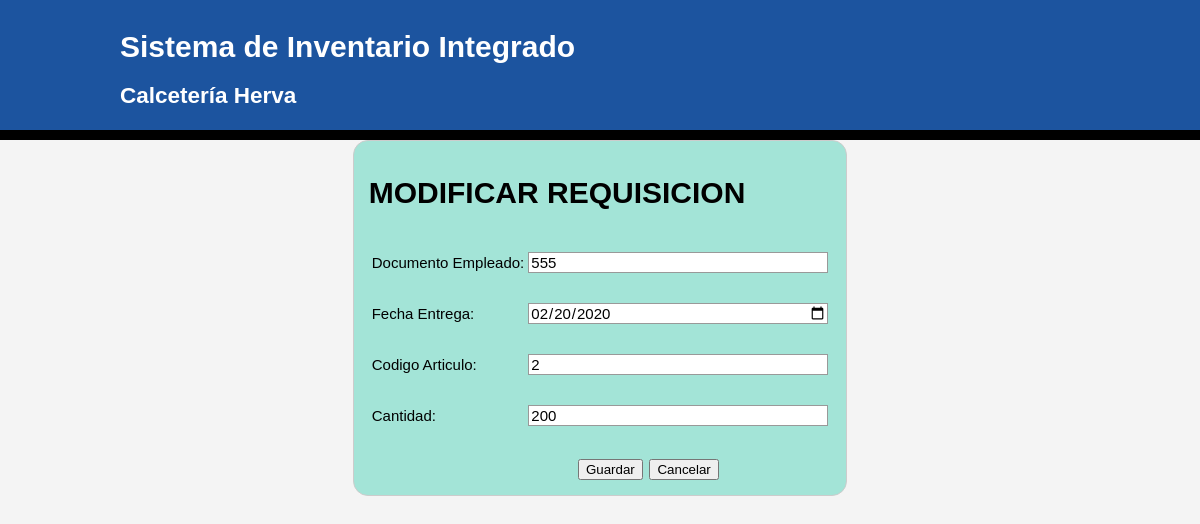
Page /santiago_cangrejo_inventarios_herba_php/herba/vista/modificar_requisicion.php?id=2 (signed in) on the committed database.
### tables this page shows
CREATE TABLE `requisiciondemercancia` (
  `id` int(50) NOT NULL,
  `fecha` date NOT NULL,
  `cantidad` int(11) NOT NULL,
  `fecha_entrega` date NOT NULL,
  `idEmpleado` int(50) DEFAULT NULL,
  `idArticulo` int(50) DEFAULT NULL
);

### santiago_cangrejo_inventarios_herba_php/herba/vista/modificar_requisicion.php (the view, shortened to what this page needs)
<!DOCTYPE html>
<html>
    <head>
    <link rel="stylesheet" type="text/css" href="CSS/nuevo_estilos.css">
    </head>
<body>
     <?php
    $id=$_GET["id"];
    $conexion=  conexion();
    $sql="SELECT * FROM requisiciondemercancia WHERE requisiciondemercancia.id=$id";
    $resultado=$conexion->query($sql);
    ?>
    <header>
        <div class="contenedor">
            <div id="marca">
                <h1><span class="resaltado">Sistema de Inventario Integrado</span></h1>
                <h2>Calcetería Herva</h2>
            </div>
        </div>
    </header>
    <?php
    while ($articulo= mysqli_fetch_object($resultado)):?>
    <form action="../modelo/codigo_modificar_requisicion.php" method="post">
        <table>
        <tr>
        <h1>MODIFICAR REQUISICION</h1>
        </tr>
          <tr>
              <td><input type="hidden" id="Nombre" name="id" value="<?php echo $articulo->id ?>"/></td>
        </tr>
        <tr>
            <td><p>Documento Empleado:</p></td>
            <td><input type="text"  name="idEmpleado" value="<?php echo $articulo->idEmpleado ?>"/></td>
        </tr>
        <tr>
      <td><p>Fecha Entrega:</p></td>
      <td><input type="date"  name="fecha" value="<?php echo $articulo->fecha_entrega ?>"/></td>
       </tr>
       <tr>
            <td><p>Codigo Articulo:</p></td>
            <td><input type="number"  name="idarticulo" min="0" value="<?php echo $articulo->idArticulo ?>"/></td>
        </tr>
    <tr>
    <td><p>Cantidad:</label></p>
    <td><input type="number"   min="0" name="cantidad" value="<?php echo $articulo->cantidad?>"/></td>
    </tr>
<?php
    endwhile;
?>
        </table><br>
        <div class="button">
            <button type="submit">Guardar</button><button type="button" type="button" onclick="location.href='consulta_requisicion.php'">Cancelar</button>
    </div>
</form>

### santiago_cangrejo_inventarios_herba_php/herba/vista/CSS/nuevo_estilos.css (style rules this page uses)
body { font: 15px Arial, Helvetica, sans serif; padding: 0; margin: 0; background-color: #f4f4f4; }
.contenedor { width: 80%; margin: auto; overflow: hidden; }
header { background-color: #1c549f; color: #fff; padding-top: 30px; min-height: 100px; border-bottom: 10px solid #000000; }
header #marca { float: left; }
header #marca h1 { margin: 0; }
header .resaltado, header .actual a { color: #fff; font-weight: bold; }
form { margin: 0 auto; width:max-content; padding: 1em; border: 1px solid #CCC; border-radius: 1em; background-color:#A3E4D7; text-align: left; }
input, textarea { font: 1em sans-serif; width: 300px; -moz-box-sizing: border-box; box-sizing: border-box; border: 1px solid #999; }
.button { padding-left: 90px; text-align:center; }
button { margin-left: .5em; text-align:center; }

### rows in the picture
requisiciondemercancia: idEmpleado "555", fecha "02/20/2020", idarticulo "2", cantidad "200"
